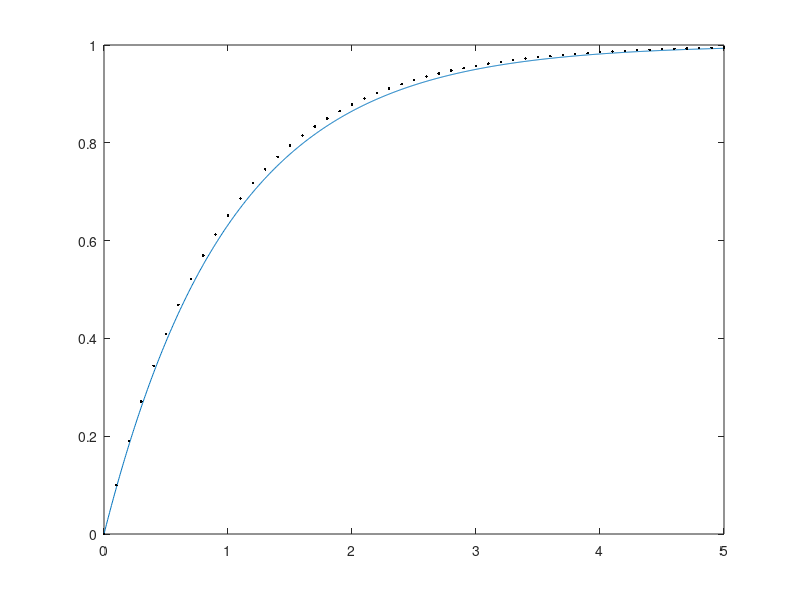

The MATLAB script that drew this image:
%Approximate (simulate) an exponential function by integrating the derivative
%
%function to approximate T(t)=Ta+(To-Ta)*exp^{-kt}  
%
%dT/dt=-k(T-Ta). 
%T(0)=To  
%
%http://www.ugrad.math.ubc.ca/coursedoc/math100/notes/diffeqs/cool.html

%Simulation
dt = 0.1;
t_n = [0:dt:5];
To = 0;
Ta = 1;
k = 1;
index = 1;
T_n(index) = To;
while(t_n(index)<max(t_n))
    dT(index) = -k*(T_n(index)-Ta);
    T_n(index+1) = T_n(index)+dT(index)*dt;
    index = index + 1;
end

%Calculate true Exponential
t = linspace(0,5,1000);
T=Ta+(To-Ta)*exp(-k*t);

%Plot results
plot(t, T, t_n, T_n, '.k');